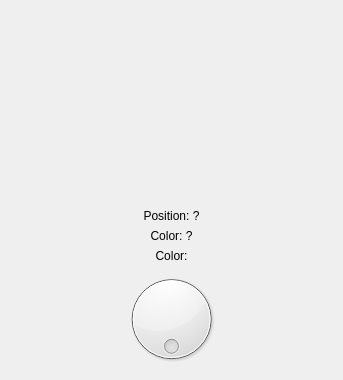
<?xml version="1.0" encoding="UTF-8"?>
<ui version="4.0">
 <class>QtTestDialMainDialog</class>
 <widget class="QDialog" name="QtTestDialMainDialog">
  <property name="geometry">
   <rect>
    <x>0</x>
    <y>0</y>
    <width>343</width>
    <height>380</height>
   </rect>
  </property>
  <property name="windowTitle">
   <string>TestDial</string>
  </property>
  <property name="windowIcon">
   <iconset resource="ToolTestDial.qrc">
    <normaloff>:/images/R.png</normaloff>:/images/R.png</iconset>
  </property>
  <layout class="QVBoxLayout" name="verticalLayout">
   <item>
    <widget class="QtDialWidget" name="dial" native="true"/>
   </item>
   <item>
    <widget class="QLabel" name="label_angle">
     <property name="sizePolicy">
      <sizepolicy hsizetype="Preferred" vsizetype="Maximum">
       <horstretch>0</horstretch>
       <verstretch>0</verstretch>
      </sizepolicy>
     </property>
     <property name="text">
      <string>Position: ?</string>
     </property>
     <property name="alignment">
      <set>Qt::AlignCenter</set>
     </property>
    </widget>
   </item>
   <item>
    <widget class="QLabel" name="label_color">
     <property name="sizePolicy">
      <sizepolicy hsizetype="Preferred" vsizetype="Maximum">
       <horstretch>0</horstretch>
       <verstretch>0</verstretch>
      </sizepolicy>
     </property>
     <property name="text">
      <string>Color: ?</string>
     </property>
     <property name="alignment">
      <set>Qt::AlignCenter</set>
     </property>
    </widget>
   </item>
   <item>
    <widget class="QLabel" name="label">
     <property name="sizePolicy">
      <sizepolicy hsizetype="Preferred" vsizetype="Maximum">
       <horstretch>0</horstretch>
       <verstretch>0</verstretch>
      </sizepolicy>
     </property>
     <property name="text">
      <string>Color:</string>
     </property>
     <property name="alignment">
      <set>Qt::AlignCenter</set>
     </property>
    </widget>
   </item>
   <item>
    <widget class="QDial" name="dial_color">
     <property name="sizePolicy">
      <sizepolicy hsizetype="Preferred" vsizetype="Maximum">
       <horstretch>0</horstretch>
       <verstretch>0</verstretch>
      </sizepolicy>
     </property>
     <property name="wrapping">
      <bool>true</bool>
     </property>
    </widget>
   </item>
  </layout>
 </widget>
 <layoutdefault spacing="6" margin="11"/>
 <customwidgets>
  <customwidget>
   <class>QtDialWidget</class>
   <extends>QWidget</extends>
   <header>qtdialwidget.h</header>
   <container>1</container>
  </customwidget>
 </customwidgets>
 <resources>
  <include location="ToolTestDial.qrc"/>
 </resources>
 <connections/>
</ui>
